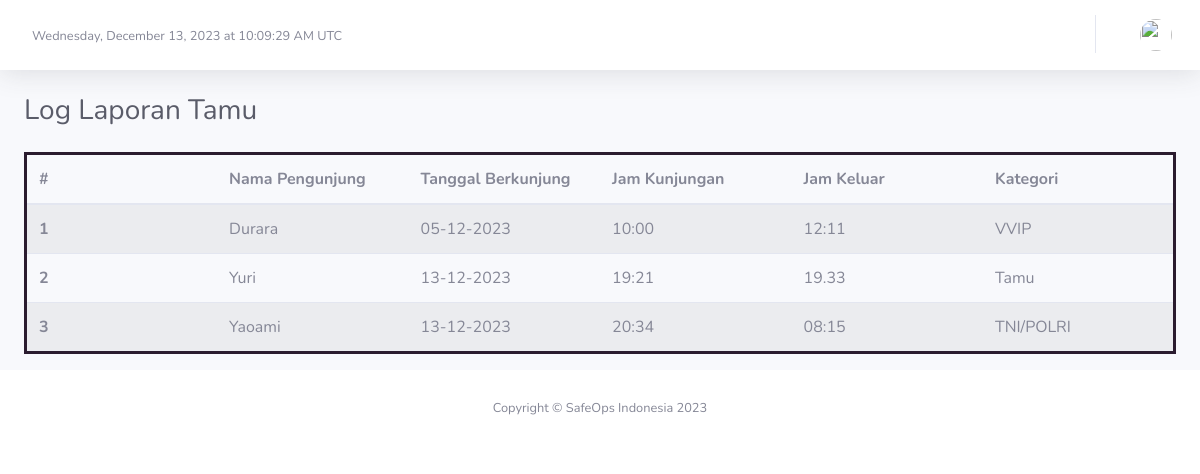
/index.php/visitor/unduhvisitor, run on an earlier commit of the app's database.
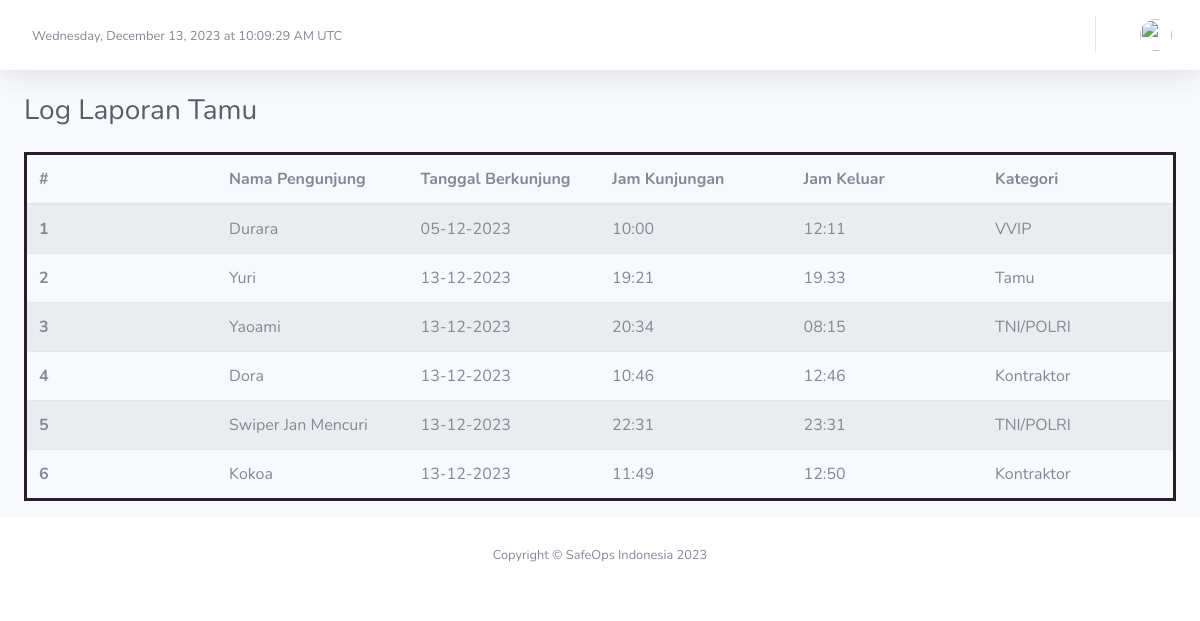
And on a later commit of the database.
### tables this page shows
CREATE TABLE `visitor` (
  `id` int(11) NOT NULL,
  `nopeg` char(6) NOT NULL,
  `nama` varchar(128) NOT NULL,
  `tanggal` int(11) NOT NULL,
  `pengunjung` varchar(128) NOT NULL,
  `jam_masuk` varchar(11) NOT NULL,
  `jam_keluar` varchar(11) DEFAULT NULL,
  `status` varchar(64) NOT NULL,
  `kategori` varchar(64) NOT NULL
);

### application/controllers/Visitor.php (called while the page is built, shortened)
<?php
class Visitor extends CI_Controller
{
    public function unduhvisitor()
    {
        $data['judul'] = "Log Laporan Tamu";
        $data['user'] = $this->db->get_where('user', ['email' => $this->session->userdata('email')])->row_array();
        $data['masuk'] = $this->db->get_where('visitor', ['status' => 'Belum keluar'])->result_array();
        $data['keluar'] = $this->db->get_where('visitor', ['status' => 'Sudah keluar'])->result_array();
        $this->form_validation->set_rules('pengunjung', 'visitor', 'required');
        $this->form_validation->set_rules('tanggal', 'visitor', 'required');
        $data['visitor_id'] = $this->input->get('id') ?: $this->input->post('id');
        if ($this->form_validation->run() == false) {
            $this->load->view('templates/header', $data);
            $this->load->view('templates/topbar', $data);
            $this->load->view('visitor/unduhvisitor', $data);
            $this->load->view('templates/footer', $data);
        }
    }
}

### index.php (called while the page is built, shortened)
<?php
require_once BASEPATH.'core/CodeIgniter.php';

### application/views/visitor/unduhvisitor.php (the view, shortened to what this page needs)
<div class="container-fluid">
    <h1 class="h3 mb-4 text-gray-800"><?= $judul; ?></h1>
    <div class="row">
        <div class="col-lg-12">
            <table class="table table-hover table-striped" style="border: 3px solid #2B1C2F;">
                <thead>
                    <tr>
                        <th scope="col">#</th>
                        <th scope="col" style="width: 16.666%;">Nama Pengunjung</th>
                        <th scope="col" style="width: 16.666%;">Tanggal Berkunjung</th>
                        <th scope="col" style="width: 16.666%;">Jam Kunjungan</th>
                        <th scope="col" style="width: 16.666%;">Jam Keluar</th>
                        <th scope="col" style="width: 16.666%;">Kategori</th>
                    </tr>
                </thead>
                <tbody>
                    <?php $i = 1; ?>
                    <?php foreach ($keluar as $k) : ?>
                        <tr>
                            <th scope="row"><?= $i; ?></th>
                            <td style="width: 16.666%;"><?= $k['pengunjung']; ?></td>
                            <td style="width: 16.666%;"><?= date('d-m-Y', strtotime($k['tanggal'])); ?></td>
                            <td style="width: 16.666%;"><?= $k['jam_masuk']; ?></td>
                            <td style="width: 16.666%;"> <?= $k['jam_keluar'] ?></td>
                            <td style="width: 16.666%;"><?= $k['kategori']; ?></td>
                        </tr>
                        <?php $i++; ?>
                    <?php endforeach; ?>
                </tbody>
            </table>
        </div>
    </div>
</div>

### application/views/templates/header.php (shortened to what this page needs)
<!DOCTYPE html>
<html lang="en">
<head>
    <link href="<?= base_url('assets/'); ?>vendor/fontawesome-free/css/all.min.css" rel="stylesheet" type="text/css">
    <link rel="stylesheet" href="https://cdnjs.cloudflare.com/ajax/libs/font-awesome/6.2.0/css/all.min.css">
    <link rel="stylesheet" href="https://stackpath.bootstrapcdn.com/bootstrap/4.3.1/css/bootstrap.min.css">
    <link href="<?= base_url('assets/'); ?>css/sb-admin-2.min.css" rel="stylesheet">
</head>
<body id="page-top">
    <div id="wrapper">

### application/views/templates/topbar.php (shortened to what this page needs)
<div id="content-wrapper" class="d-flex flex-column">
    <div id="content">
        <nav class="navbar navbar-expand navbar-light bg-white topbar mb-4 static-top shadow">
        <span id="liveDateTime" class="nav-link small" style="margin-top: 3px;"></span>
            <ul class="navbar-nav ml-auto" style="margin-top: 15px;">
                <li class="nav-item dropdown no-arrow">
                    <a class="nav-link dropdown-toggle" href="#" id="userDropdown" role="button" data-toggle="dropdown" aria-haspopup="true" aria-expanded="false">
                        <img class="img-profile rounded-circle" src="<?= base_url('assets/img/profile/') . $user['photo_profile']; ?>">
                    </a>
                </li>
            </ul>
        </nav>

### application/views/templates/footer.php (shortened to what this page needs)
<footer class="sticky-footer bg-white">
    <div class="container my-auto">
        <div class="copyright text-center my-auto">
            <span>Copyright &copy; SafeOps Indonesia <?= date('Y') ?></span>
        </div>
    </div>
</footer>
</div>
</div>
</body>
</html>

### application/views/templates/header.php (style rules this page uses)
.nav-item { margin-top: -15px; }

What changed in the data, as far as the page shows it:
added visitor: pengunjung "Dora", tanggal "13-12-2023", jam_masuk "10:46", jam_keluar "12:46", kategori "Kontraktor"
added visitor: pengunjung "Swiper Jan Mencuri", tanggal "13-12-2023", jam_masuk "22:31", jam_keluar "23:31", kategori "TNI/POLRI"
added visitor: pengunjung "Kokoa", tanggal "13-12-2023", jam_masuk "11:49", jam_keluar "12:50", kategori "Kontraktor"
